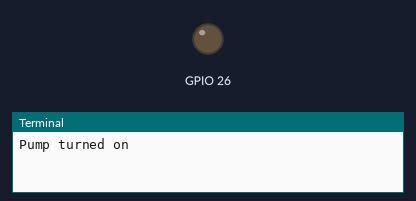
Simulated run of this program. Board: Raspberry Pi (BCM pin numbers). On the bench: output pins drawn as LEDs (lit = HIGH), the last lines printed to the terminal.

Above: at 0.1 s.
At 110.1 s:
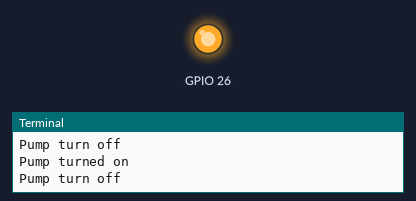
Timing chart, 0 to 111.6 s (numbered marks = the images above):
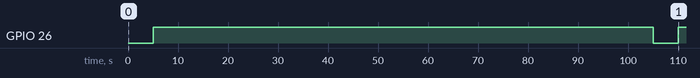

Measured:
- by itself, GPIO 26: LOW → HIGH at 5.0 s, → LOW 100 s later, → HIGH 5.0 s later

The program:

pump.py
```python
import sys

if  __name__ == '__main__':
    import cpio
else:
    from . import cpio

if sys.platform == "win32":
    print("Running on Windows - Using dummy GPIO")

    class FakeGPIO:
        BCM = "BCM"
        OUT = "OUT"
        LOW = "LOW"
        HIGH = "HIGH"

        def setmode(self, mode):
            print(f"Setting GPIO mode: {mode}")

        def setup(self, pin, mode):
            print(f"Setting up GPIO pin {pin} as {mode}")

        def output(self, pin, value):
            print(f"Setting GPIO pin {pin} to {value}")

    GPIO = FakeGPIO()
else:
    import RPi.GPIO as GPIO

PUMP_PIN = cpio.Cpio.Pump.value

def get_pump_status() -> bool:
    return True

def turn_on():
    GPIO.setmode(GPIO.BCM)  # Use BCM numbering
    GPIO.setup(PUMP_PIN, GPIO.OUT)  # Set grow light pin as output because you are sending signals to it
    GPIO.output(PUMP_PIN, GPIO.LOW)  # Activate relay (pump ON)
    print("Pump turned on")

def turn_off():
    GPIO.setmode(GPIO.BCM)  # Use BCM numbering
    GPIO.setup(PUMP_PIN, GPIO.OUT)  # Set grow light pin as output because you are sending signals to it
    GPIO.output(PUMP_PIN, GPIO.HIGH)  # Activate relay (pump ON)
    print("Pump turn off")

if __name__ == '__main__':
    from time import sleep
    while True:
        turn_on()
        sleep(5)
        turn_off()
        sleep(100)        
```

cpio.py
```python
from enum import Enum

#5, 6, 16, 17, 22, 23, 24, 25, 26, 27

class Cpio(Enum):
    Growlight = 21 #in6 #gpio 40
    Pump = 26
    Vavle1 = 19
    Vavle2 = 13
    Vavle3 = 5
    Moisture1 = 23
    Moisture2 = 24
    Moisture3 = 25
    temp_humid = 17
    SDA1 = 2
    SCL1 = 3
    Fan = 22
```
